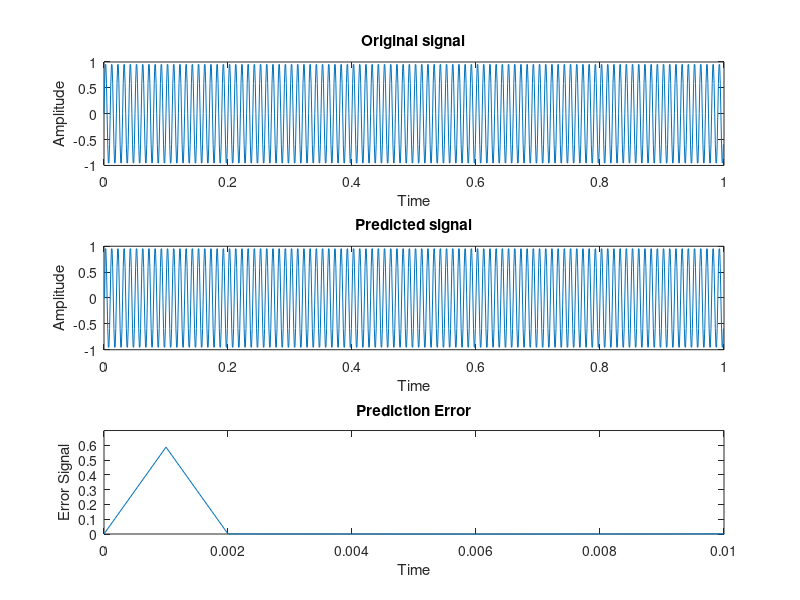

This chart was generated by the following MATLAB code:
fs = 1000;
t = 0 : 1/fs : 1-1/fs;

x = sin(2*pi*100*t);
P = 10;

[a,PE] = lpc(x,P);

x_predicted = filter([0 -a(2:end)],1,x);

e = x - x_predicted;
MSE = mean(e.^2);

fprintf("Prediction order = %d \n", P);
fprintf("Prediction error = %.6f \n", PE);
fprintf("Mean square error = %.6f \n", MSE);

figure;

subplot(3,1,1);
plot(t,x);
xlabel("Time");
ylabel("Amplitude");
title("Original signal")

subplot(3,1,2);
plot(t,x_predicted);
xlabel("Time");
ylabel("Amplitude");
title("Predicted signal")

subplot(3,1,3);
plot(t,e);
xlim([0, 0.01])
ylim([0, 0.7])
xlabel("Time");
ylabel("Error Signal");
title("Prediction Error");
